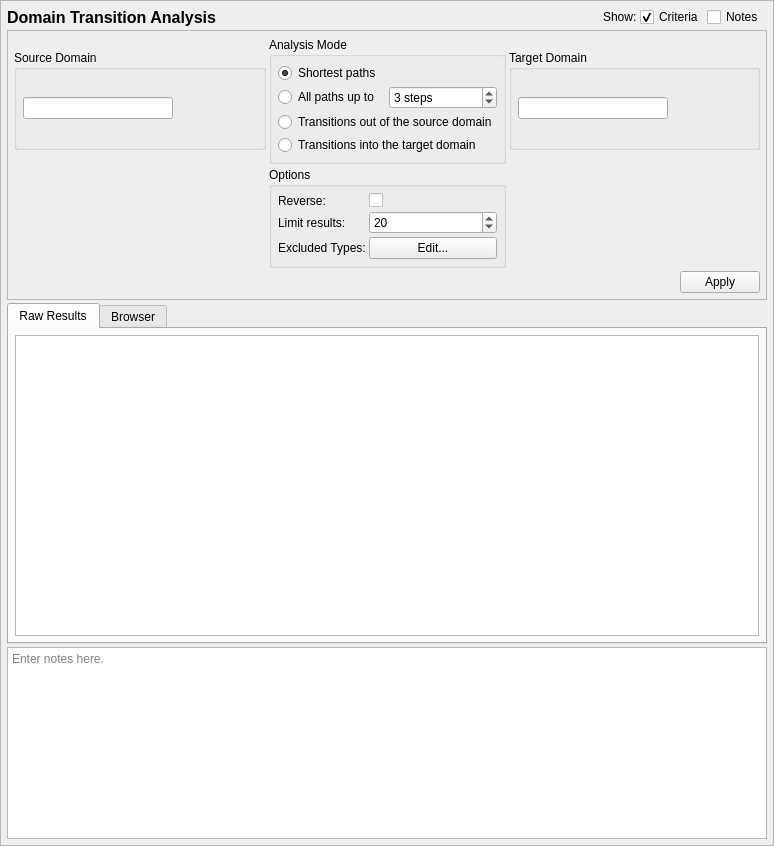
<?xml version="1.0" encoding="UTF-8"?>
<ui version="4.0">
 <class>DomainTransitionAnalysisTab</class>
 <widget class="QScrollArea" name="DomainTransitionAnalysisTab">
  <property name="geometry">
   <rect>
    <x>0</x>
    <y>0</y>
    <width>774</width>
    <height>846</height>
   </rect>
  </property>
  <property name="sizeAdjustPolicy">
   <enum>QAbstractScrollArea::AdjustToContents</enum>
  </property>
  <property name="widgetResizable">
   <bool>true</bool>
  </property>
  <widget class="QWidget" name="contents">
   <property name="geometry">
    <rect>
     <x>0</x>
     <y>0</y>
     <width>772</width>
     <height>844</height>
    </rect>
   </property>
   <property name="minimumSize">
    <size>
     <width>0</width>
     <height>0</height>
    </size>
   </property>
   <layout class="QGridLayout" name="gridLayout_9">
    <property name="leftMargin">
     <number>6</number>
    </property>
    <property name="topMargin">
     <number>6</number>
    </property>
    <property name="rightMargin">
     <number>6</number>
    </property>
    <property name="bottomMargin">
     <number>6</number>
    </property>
    <property name="spacing">
     <number>3</number>
    </property>
    <item row="0" column="3">
     <widget class="QCheckBox" name="criteria_expander">
      <property name="toolTip">
       <string>Show or hide the search criteria (no settings are lost)</string>
      </property>
      <property name="text">
       <string>Criteria</string>
      </property>
      <property name="checked">
       <bool>true</bool>
      </property>
     </widget>
    </item>
    <item row="1" column="0" colspan="6">
     <widget class="QFrame" name="criteria_frame">
      <property name="maximumSize">
       <size>
        <width>16777215</width>
        <height>16777215</height>
       </size>
      </property>
      <property name="frameShape">
       <enum>QFrame::StyledPanel</enum>
      </property>
      <property name="frameShadow">
       <enum>QFrame::Raised</enum>
      </property>
      <layout class="QGridLayout" name="gridLayout_3">
       <property name="leftMargin">
        <number>6</number>
       </property>
       <property name="topMargin">
        <number>6</number>
       </property>
       <property name="rightMargin">
        <number>6</number>
       </property>
       <property name="bottomMargin">
        <number>6</number>
       </property>
       <property name="spacing">
        <number>3</number>
       </property>
       <item row="1" column="1">
        <widget class="QGroupBox" name="groupBox_2">
         <property name="title">
          <string>Options</string>
         </property>
         <layout class="QFormLayout" name="formLayout">
          <property name="horizontalSpacing">
           <number>3</number>
          </property>
          <property name="verticalSpacing">
           <number>3</number>
          </property>
          <property name="leftMargin">
           <number>6</number>
          </property>
          <property name="topMargin">
           <number>6</number>
          </property>
          <property name="rightMargin">
           <number>6</number>
          </property>
          <property name="bottomMargin">
           <number>6</number>
          </property>
          <item row="1" column="0">
           <widget class="QLabel" name="label_7">
            <property name="text">
             <string>Limit results:</string>
            </property>
           </widget>
          </item>
          <item row="1" column="1">
           <widget class="QSpinBox" name="limit_paths">
            <property name="minimum">
             <number>1</number>
            </property>
            <property name="maximum">
             <number>1000</number>
            </property>
            <property name="value">
             <number>20</number>
            </property>
           </widget>
          </item>
          <item row="2" column="0">
           <widget class="QLabel" name="label_5">
            <property name="text">
             <string>Excluded Types:</string>
            </property>
           </widget>
          </item>
          <item row="2" column="1">
           <widget class="QPushButton" name="exclude_types">
            <property name="text">
             <string>Edit...</string>
            </property>
           </widget>
          </item>
          <item row="0" column="0">
           <widget class="QLabel" name="label_6">
            <property name="text">
             <string>Reverse:</string>
            </property>
           </widget>
          </item>
          <item row="0" column="1">
           <widget class="QCheckBox" name="reverse">
            <property name="toolTip">
             <string>Analyze reverse (parent) domain transitions instead of forward (child) domain transitions.</string>
            </property>
            <property name="text">
             <string/>
            </property>
           </widget>
          </item>
         </layout>
        </widget>
       </item>
       <item row="0" column="2">
        <widget class="QGroupBox" name="target_criteria">
         <property name="maximumSize">
          <size>
           <width>16777215</width>
           <height>100</height>
          </size>
         </property>
         <property name="title">
          <string>Target Domain</string>
         </property>
         <layout class="QGridLayout" name="gridLayout_5">
          <property name="leftMargin">
           <number>6</number>
          </property>
          <property name="topMargin">
           <number>6</number>
          </property>
          <property name="rightMargin">
           <number>6</number>
          </property>
          <property name="bottomMargin">
           <number>6</number>
          </property>
          <property name="spacing">
           <number>3</number>
          </property>
          <item row="0" column="2">
           <spacer name="horizontalSpacer_3">
            <property name="orientation">
             <enum>Qt::Horizontal</enum>
            </property>
            <property name="sizeHint" stdset="0">
             <size>
              <width>40</width>
              <height>20</height>
             </size>
            </property>
           </spacer>
          </item>
          <item row="0" column="1">
           <widget class="QLineEdit" name="target">
            <property name="sizePolicy">
             <sizepolicy hsizetype="Expanding" vsizetype="Fixed">
              <horstretch>0</horstretch>
              <verstretch>0</verstretch>
             </sizepolicy>
            </property>
            <property name="minimumSize">
             <size>
              <width>150</width>
              <height>0</height>
             </size>
            </property>
            <property name="maximumSize">
             <size>
              <width>250</width>
              <height>16777215</height>
             </size>
            </property>
           </widget>
          </item>
         </layout>
        </widget>
       </item>
       <item row="0" column="0">
        <widget class="QGroupBox" name="source_criteria">
         <property name="maximumSize">
          <size>
           <width>16777215</width>
           <height>100</height>
          </size>
         </property>
         <property name="title">
          <string>Source Domain</string>
         </property>
         <layout class="QGridLayout" name="gridLayout_2">
          <property name="leftMargin">
           <number>6</number>
          </property>
          <property name="topMargin">
           <number>6</number>
          </property>
          <property name="rightMargin">
           <number>6</number>
          </property>
          <property name="bottomMargin">
           <number>6</number>
          </property>
          <property name="spacing">
           <number>3</number>
          </property>
          <item row="0" column="1">
           <spacer name="horizontalSpacer_2">
            <property name="orientation">
             <enum>Qt::Horizontal</enum>
            </property>
            <property name="sizeHint" stdset="0">
             <size>
              <width>40</width>
              <height>20</height>
             </size>
            </property>
           </spacer>
          </item>
          <item row="0" column="0">
           <widget class="QLineEdit" name="source">
            <property name="sizePolicy">
             <sizepolicy hsizetype="Expanding" vsizetype="Fixed">
              <horstretch>0</horstretch>
              <verstretch>0</verstretch>
             </sizepolicy>
            </property>
            <property name="minimumSize">
             <size>
              <width>150</width>
              <height>0</height>
             </size>
            </property>
            <property name="maximumSize">
             <size>
              <width>250</width>
              <height>16777215</height>
             </size>
            </property>
           </widget>
          </item>
         </layout>
        </widget>
       </item>
       <item row="2" column="2">
        <widget class="QDialogButtonBox" name="buttonBox">
         <property name="standardButtons">
          <set>QDialogButtonBox::Apply</set>
         </property>
        </widget>
       </item>
       <item row="0" column="1">
        <widget class="QGroupBox" name="groupBox">
         <property name="title">
          <string>Analysis Mode</string>
         </property>
         <layout class="QGridLayout" name="gridLayout">
          <property name="leftMargin">
           <number>6</number>
          </property>
          <property name="topMargin">
           <number>6</number>
          </property>
          <property name="rightMargin">
           <number>6</number>
          </property>
          <property name="bottomMargin">
           <number>6</number>
          </property>
          <property name="spacing">
           <number>3</number>
          </property>
          <item row="1" column="1">
           <widget class="QSpinBox" name="max_path_length">
            <property name="toolTip">
             <string>The limit for path length.</string>
            </property>
            <property name="suffix">
             <string> steps</string>
            </property>
            <property name="minimum">
             <number>1</number>
            </property>
            <property name="value">
             <number>3</number>
            </property>
           </widget>
          </item>
          <item row="3" column="0" colspan="2">
           <widget class="QRadioButton" name="flows_in">
            <property name="toolTip">
             <string>All domain transitions into the target domain will be shown.</string>
            </property>
            <property name="text">
             <string>Transitions into the target domain</string>
            </property>
           </widget>
          </item>
          <item row="1" column="0">
           <widget class="QRadioButton" name="all_paths">
            <property name="toolTip">
             <string>All paths from the source domain to the target domain, up to the specified maximum length, will be shown.</string>
            </property>
            <property name="text">
             <string>All paths up to</string>
            </property>
           </widget>
          </item>
          <item row="0" column="0">
           <widget class="QRadioButton" name="all_shortest_paths">
            <property name="toolTip">
             <string>All shortest paths from the source domain to the target domain will be shown.</string>
            </property>
            <property name="text">
             <string>Shortest paths</string>
            </property>
            <property name="checked">
             <bool>true</bool>
            </property>
           </widget>
          </item>
          <item row="2" column="0" colspan="2">
           <widget class="QRadioButton" name="flows_out">
            <property name="toolTip">
             <string>All domain transitions out of the source domain will be shown.</string>
            </property>
            <property name="text">
             <string>Transitions out of the source domain</string>
            </property>
           </widget>
          </item>
         </layout>
        </widget>
       </item>
      </layout>
      <zorder>source_criteria</zorder>
      <zorder>target_criteria</zorder>
      <zorder>buttonBox</zorder>
      <zorder>groupBox</zorder>
      <zorder>groupBox_2</zorder>
     </widget>
    </item>
    <item row="0" column="0">
     <widget class="QLabel" name="label">
      <property name="sizePolicy">
       <sizepolicy hsizetype="Preferred" vsizetype="Fixed">
        <horstretch>0</horstretch>
        <verstretch>0</verstretch>
       </sizepolicy>
      </property>
      <property name="maximumSize">
       <size>
        <width>16777215</width>
        <height>20</height>
       </size>
      </property>
      <property name="font">
       <font>
        <pointsize>12</pointsize>
        <weight>75</weight>
        <bold>true</bold>
       </font>
      </property>
      <property name="text">
       <string>Domain Transition Analysis</string>
      </property>
     </widget>
    </item>
    <item row="0" column="2">
     <widget class="QLabel" name="label_8">
      <property name="text">
       <string>Show:</string>
      </property>
     </widget>
    </item>
    <item row="0" column="1">
     <spacer name="horizontalSpacer">
      <property name="orientation">
       <enum>Qt::Horizontal</enum>
      </property>
      <property name="sizeHint" stdset="0">
       <size>
        <width>40</width>
        <height>20</height>
       </size>
      </property>
     </spacer>
    </item>
    <item row="3" column="0" colspan="6">
     <widget class="QTextEdit" name="notes">
      <property name="sizePolicy">
       <sizepolicy hsizetype="Expanding" vsizetype="Preferred">
        <horstretch>0</horstretch>
        <verstretch>0</verstretch>
       </sizepolicy>
      </property>
      <property name="minimumSize">
       <size>
        <width>0</width>
        <height>80</height>
       </size>
      </property>
      <property name="toolTip">
       <string>Optionally enter notes here about the query.</string>
      </property>
      <property name="placeholderText">
       <string>Enter notes here.</string>
      </property>
     </widget>
    </item>
    <item row="0" column="4">
     <widget class="QCheckBox" name="notes_expander">
      <property name="toolTip">
       <string>Show or hide the notes field (no data is lost)</string>
      </property>
      <property name="text">
       <string>Notes</string>
      </property>
     </widget>
    </item>
    <item row="2" column="0" colspan="6">
     <widget class="QTabWidget" name="results_frame">
      <property name="sizePolicy">
       <sizepolicy hsizetype="Preferred" vsizetype="MinimumExpanding">
        <horstretch>0</horstretch>
        <verstretch>1</verstretch>
       </sizepolicy>
      </property>
      <property name="currentIndex">
       <number>0</number>
      </property>
      <widget class="QWidget" name="results_framePage2">
       <property name="sizePolicy">
        <sizepolicy hsizetype="Preferred" vsizetype="MinimumExpanding">
         <horstretch>0</horstretch>
         <verstretch>0</verstretch>
        </sizepolicy>
       </property>
       <attribute name="title">
        <string>Raw Results</string>
       </attribute>
       <layout class="QVBoxLayout" name="verticalLayout_2">
        <property name="spacing">
         <number>3</number>
        </property>
        <property name="leftMargin">
         <number>6</number>
        </property>
        <property name="topMargin">
         <number>6</number>
        </property>
        <property name="rightMargin">
         <number>6</number>
        </property>
        <property name="bottomMargin">
         <number>6</number>
        </property>
        <item>
         <widget class="QPlainTextEdit" name="raw_results">
          <property name="sizePolicy">
           <sizepolicy hsizetype="Expanding" vsizetype="MinimumExpanding">
            <horstretch>0</horstretch>
            <verstretch>0</verstretch>
           </sizepolicy>
          </property>
          <property name="minimumSize">
           <size>
            <width>0</width>
            <height>0</height>
           </size>
          </property>
          <property name="font">
           <font>
            <family>Monospace</family>
           </font>
          </property>
          <property name="documentTitle">
           <string/>
          </property>
          <property name="lineWrapMode">
           <enum>QPlainTextEdit::NoWrap</enum>
          </property>
          <property name="readOnly">
           <bool>true</bool>
          </property>
         </widget>
        </item>
       </layout>
      </widget>
      <widget class="QWidget" name="browser_tab">
       <attribute name="title">
        <string>Browser</string>
       </attribute>
       <layout class="QHBoxLayout" name="horizontalLayout">
        <item>
         <widget class="QSplitter" name="splitter">
          <property name="orientation">
           <enum>Qt::Horizontal</enum>
          </property>
          <widget class="SEToolsTreeWidget" name="browser">
           <property name="sizePolicy">
            <sizepolicy hsizetype="Expanding" vsizetype="Expanding">
             <horstretch>1</horstretch>
             <verstretch>0</verstretch>
            </sizepolicy>
           </property>
           <column>
            <property name="text">
             <string>Type</string>
            </property>
           </column>
          </widget>
          <widget class="QPlainTextEdit" name="browser_details">
           <property name="sizePolicy">
            <sizepolicy hsizetype="Expanding" vsizetype="Expanding">
             <horstretch>4</horstretch>
             <verstretch>0</verstretch>
            </sizepolicy>
           </property>
           <property name="font">
            <font>
             <family>Monospace</family>
            </font>
           </property>
          </widget>
         </widget>
        </item>
       </layout>
      </widget>
     </widget>
    </item>
   </layout>
  </widget>
 </widget>
 <customwidgets>
  <customwidget>
   <class>SEToolsTreeWidget</class>
   <extends>QTreeWidget</extends>
   <header>setoolsgui/treeview.h</header>
  </customwidget>
 </customwidgets>
 <tabstops>
  <tabstop>criteria_expander</tabstop>
  <tabstop>notes_expander</tabstop>
  <tabstop>source</tabstop>
  <tabstop>target</tabstop>
  <tabstop>all_shortest_paths</tabstop>
  <tabstop>all_paths</tabstop>
  <tabstop>max_path_length</tabstop>
  <tabstop>flows_out</tabstop>
  <tabstop>flows_in</tabstop>
  <tabstop>reverse</tabstop>
  <tabstop>limit_paths</tabstop>
  <tabstop>exclude_types</tabstop>
  <tabstop>results_frame</tabstop>
  <tabstop>raw_results</tabstop>
  <tabstop>notes</tabstop>
 </tabstops>
 <resources/>
 <connections>
  <connection>
   <sender>criteria_expander</sender>
   <signal>toggled(bool)</signal>
   <receiver>criteria_frame</receiver>
   <slot>setVisible(bool)</slot>
   <hints>
    <hint type="sourcelabel">
     <x>589</x>
     <y>16</y>
    </hint>
    <hint type="destinationlabel">
     <x>386</x>
     <y>164</y>
    </hint>
   </hints>
  </connection>
  <connection>
   <sender>notes_expander</sender>
   <signal>toggled(bool)</signal>
   <receiver>notes</receiver>
   <slot>setVisible(bool)</slot>
   <hints>
    <hint type="sourcelabel">
     <x>732</x>
     <y>16</y>
    </hint>
    <hint type="destinationlabel">
     <x>386</x>
     <y>705</y>
    </hint>
   </hints>
  </connection>
 </connections>
</ui>
